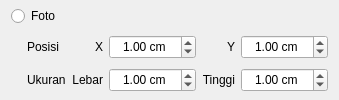
       <widget class="QWidget" name="widget_5" native="true">
        <layout class="QGridLayout" name="gridLayout_10">
         <property name="topMargin">
          <number>0</number>
         </property>
         <property name="bottomMargin">
          <number>0</number>
         </property>
         <property name="verticalSpacing">
          <number>3</number>
         </property>
         <item row="1" column="3">
          <widget class="QDoubleSpinBox" name="x_foto">
           <property name="minimumSize">
            <size>
             <width>0</width>
             <height>24</height>
            </size>
           </property>
           <property name="alignment">
            <set>Qt::AlignCenter</set>
           </property>
           <property name="suffix">
            <string> cm</string>
           </property>
           <property name="decimals">
            <number>2</number>
           </property>
           <property name="minimum">
            <double>-100.000000000000000</double>
           </property>
           <property name="maximum">
            <double>100.000000000000000</double>
           </property>
           <property name="singleStep">
            <double>0.100000000000000</double>
           </property>
           <property name="value">
            <double>1.000000000000000</double>
           </property>
          </widget>
         </item>
         <item row="1" column="1">
          <widget class="QLabel" name="label_15">
           <property name="text">
            <string>Posisi</string>
           </property>
          </widget>
         </item>
         <item row="1" column="5">
          <widget class="QDoubleSpinBox" name="y_foto">
           <property name="minimumSize">
            <size>
             <width>0</width>
             <height>24</height>
            </size>
           </property>
           <property name="alignment">
            <set>Qt::AlignCenter</set>
           </property>
           <property name="suffix">
            <string> cm</string>
           </property>
           <property name="decimals">
            <number>2</number>
           </property>
           <property name="minimum">
            <double>-100.000000000000000</double>
           </property>
           <property name="maximum">
            <double>100.000000000000000</double>
           </property>
           <property name="singleStep">
            <double>0.100000000000000</double>
           </property>
           <property name="value">
            <double>1.000000000000000</double>
           </property>
          </widget>
         </item>
         <item row="1" column="2">
          <widget class="QLabel" name="label_20">
           <property name="text">
            <string>X</string>
           </property>
           <property name="alignment">
            <set>Qt::AlignRight|Qt::AlignTrailing|Qt::AlignVCenter</set>
           </property>
          </widget>
         </item>
         <item row="2" column="3">
          <widget class="QDoubleSpinBox" name="w_foto">
           <property name="minimumSize">
            <size>
             <width>0</width>
             <height>24</height>
            </size>
           </property>
           <property name="alignment">
            <set>Qt::AlignCenter</set>
           </property>
           <property name="suffix">
            <string> cm</string>
           </property>
           <property name="decimals">
            <number>2</number>
           </property>
           <property name="minimum">
            <double>0.500000000000000</double>
           </property>
           <property name="maximum">
            <double>30.000000000000000</double>
           </property>
           <property name="singleStep">
            <double>0.100000000000000</double>
           </property>
           <property name="value">
            <double>1.000000000000000</double>
           </property>
          </widget>
         </item>
         <item row="2" column="5">
          <widget class="QDoubleSpinBox" name="h_foto">
           <property name="minimumSize">
            <size>
             <width>0</width>
             <height>24</height>
            </size>
           </property>
           <property name="alignment">
            <set>Qt::AlignCenter</set>
           </property>
           <property name="suffix">
            <string> cm</string>
           </property>
           <property name="decimals">
            <number>2</number>
           </property>
           <property name="minimum">
            <double>0.500000000000000</double>
           </property>
           <property name="maximum">
            <double>30.000000000000000</double>
           </property>
           <property name="singleStep">
            <double>0.100000000000000</double>
           </property>
           <property name="value">
            <double>1.000000000000000</double>
           </property>
          </widget>
         </item>
         <item row="2" column="1">
          <widget class="QLabel" name="label_16">
           <property name="text">
            <string>Ukuran</string>
           </property>
          </widget>
         </item>
         <item row="1" column="4">
          <widget class="QLabel" name="label_21">
           <property name="text">
            <string>Y</string>
           </property>
           <property name="alignment">
            <set>Qt::AlignRight|Qt::AlignTrailing|Qt::AlignVCenter</set>
           </property>
          </widget>
         </item>
         <item row="2" column="4">
          <widget class="QLabel" name="label_23">
           <property name="text">
            <string>Tinggi</string>
           </property>
           <property name="alignment">
            <set>Qt::AlignRight|Qt::AlignTrailing|Qt::AlignVCenter</set>
           </property>
          </widget>
         </item>
         <item row="2" column="2">
          <widget class="QLabel" name="label_22">
           <property name="text">
            <string>Lebar</string>
           </property>
           <property name="alignment">
            <set>Qt::AlignRight|Qt::AlignTrailing|Qt::AlignVCenter</set>
           </property>
          </widget>
         </item>
         <item row="1" column="0">
          <spacer name="horizontalSpacer_5">
           <property name="orientation">
            <enum>Qt::Horizontal</enum>
           </property>
           <property name="sizeType">
            <enum>QSizePolicy::Fixed</enum>
           </property>
           <property name="sizeHint" stdset="0">
            <size>
             <width>10</width>
             <height>20</height>
            </size>
           </property>
          </spacer>
         </item>
         <item row="0" column="0" colspan="2">
          <widget class="QRadioButton" name="radio_foto">
           <property name="text">
            <string>Foto</string>
           </property>
           <property name="autoExclusive">
            <bool>false</bool>
           </property>
          </widget>
         </item>
        </layout>
       </widget>
